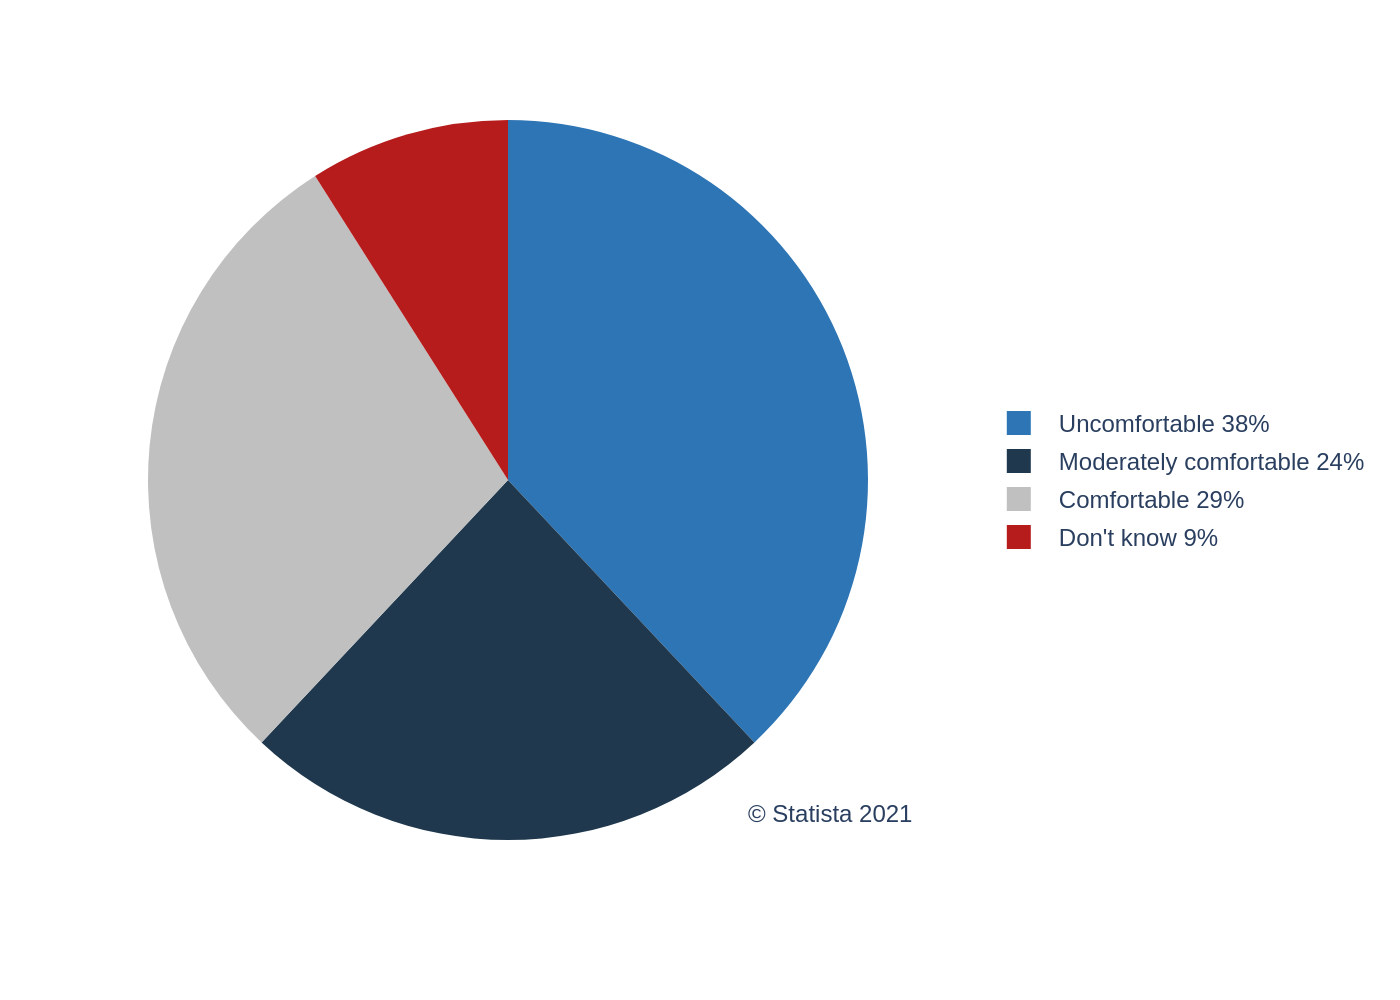

The Python source for this figure:
import sys
import json
import pathlib
import plotly.graph_objects as go

# Check for command-line argument
if len(sys.argv) != 2:
    print(f"Usage: python {sys.argv[0]} <json_file_path>")
    sys.exit(1)

# Get file path from command-line argument
json_path = pathlib.Path(sys.argv[1])
if not json_path.is_file():
    print(f"Error: File not found at {json_path}")
    sys.exit(1)

# Load data from the specified JSON file
with open(json_path, 'r', encoding='utf-8') as f:
    chart_data_json = json.load(f)

# Extract data, texts, and colors from JSON
chart_data = chart_data_json.get('chart_data', [])
texts = chart_data_json.get('texts', {})
colors = chart_data_json.get('colors', [])

# Prepare data for Plotly pie chart
labels = [d['label'] for d in chart_data]
values = [d['value'] for d in chart_data]

# Create formatted labels for the legend to include values, matching the original's style
formatted_labels_with_values = [f"{d['label']} {d['value']}%" for d in chart_data]

# Create the pie chart trace
fig = go.Figure(data=[go.Pie(
    labels=formatted_labels_with_values,
    values=values,
    marker_colors=colors,
    hoverinfo='label+percent',
    textinfo='none',
    sort=False, # Preserve the order from the JSON file
    direction='clockwise'
)])

# Combine title and subtitle
title_text = texts.get('title') or ''
subtitle_text = texts.get('subtitle') or ''
if title_text and subtitle_text:
    full_title = f"{title_text}<br><sub>{subtitle_text}</sub>"
else:
    full_title = title_text or subtitle_text

# Update layout
fig.update_layout(
    title_text=full_title,
    title_x=0.5,
    font=dict(
        family="Arial",
        size=12
    ),
    showlegend=True,
    legend=dict(
        x=1.05,
        y=0.5,
        xanchor='left',
        yanchor='middle'
    ),
    margin=dict(l=40, r=200, t=60, b=80), # Add right margin for legend
    annotations=[
        dict(
            text=texts.get('source', ''),
            align='right',
            showarrow=False,
            xref='paper',
            yref='paper',
            x=0.98,
            y=0.01,
            xanchor='right',
            yanchor='bottom'
        )
    ]
)

# Define output filename and save the image
output_filename = json_path.stem + ".png"
fig.write_image(output_filename, scale=2)

print(f"Chart saved as {output_filename}")
